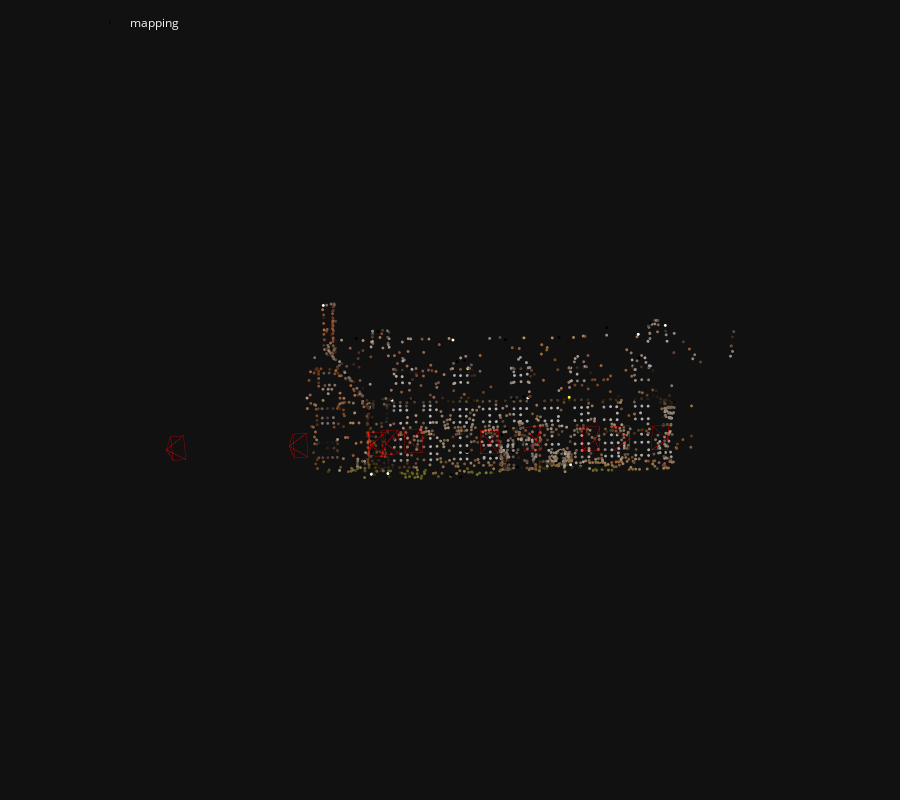

This figure's notebook cell:
### Code cell
from hloc.utils import viz_3d
import numpy as np
fig = viz_3d.init_figure()
viz_3d.plot_reconstruction(fig, model, color='rgba(255,0,0,0.5)', name="mapping", points_rgb=True)
fig.show()

### Figure 1 — Plotly figure (JSON) as saved in the notebook; plotly's stock layout.template omitted (floating-point values rounded to 4 significant figures; data arrays with more than 128 entries replaced by an {"elided": "..."} marker saying what was removed)
{"data": [{"legendgroup": "mapping", "marker": {"color": {"elided": "1625x3 int values"}, "line": {"width": 0}, "size": 1}, "mode": "markers", "name": "mapping", "type": "scatter3d", "x": {"elided": "1625 float values"}, "y": {"elided": "1625 float values"}, "z": {"elided": "1625 float values"}}, {"hovertemplate": "Image(image_id=1, camera_id=1, name=\"7Cam1.png\", triangulated=865/1339)", "legendgroup": "mapping", "line": {"color": "rgba(255,0,0,0.5)", "width": 1}, "mode": "lines", "name": "1", "showlegend": false, "type": "scatter3d", "x": [4.883, 4.566, 4.898, 4.883, 4.898, 4.888, 4.883, 4.888, 4.556, 4.883, 4.556, 4.566], "y": [-0.01219, -0.2731, -0.2718, -0.01219, -0.2718, 0.2199, -0.01219, 0.2199, 0.2187, -0.01219, 0.2187, -0.2731], "z": [0.9386, 1.169, 1.331, 0.9386, 1.331, 1.348, 0.9386, 1.348, 1.186, 0.9386, 1.186, 1.169]}, {"hovertemplate": "Image(image_id=2, camera_id=2, name=\"7Cam10.png\", triangulated=520/1109)", "legendgroup": "mapping", "line": {"color": "rgba(255,0,0,0.5)", "width": 1}, "mode": "lines", "name": "2", "showlegend": false, "type": "scatter3d", "x": [-5.438, -5.348, -5.085, -5.438, -5.085, -5.033, -5.438, -5.033, -5.296, -5.438, -5.296, -5.348], "y": [0.203, -0.04521, -0.07923, 0.203, -0.07923, 0.41, 0.203, 0.41, 0.4441, 0.203, 0.4441, -0.04521], "z": [0.9065, 1.297, 1.04, 0.9065, 1.04, 1.029, 0.9065, 1.029, 1.286, 0.9065, 1.286, 1.297]}, {"hovertemplate": "Image(image_id=3, camera_id=3, name=\"7Cam2.png\", triangulated=988/1104)", "legendgroup": "mapping", "line": {"color": "rgba(255,0,0,0.5)", "width": 1}, "mode": "lines", "name": "3", "showlegend": false, "type": "scatter3d", "x": [2.183, 1.908, 2.265, 2.183, 2.265, 2.286, 2.183, 2.286, 1.928, 2.183, 1.928, 1.908], "y": [-0.03287, -0.2916, -0.3138, -0.03287, -0.3138, 0.1763, -0.03287, 0.1763, 0.1985, -0.03287, 0.1985, -0.2916], "z": [-0.0739, 0.2049, 0.2933, -0.0739, 0.2933, 0.3338, -0.0739, 0.3338, 0.2455, -0.0739, 0.2455, 0.2049]}, {"hovertemplate": "Image(image_id=4, camera_id=4, name=\"7Cam3.png\", triangulated=921/1440)", "legendgroup": "mapping", "line": {"color": "rgba(255,0,0,0.5)", "width": 1}, "mode": "lines", "name": "4", "showlegend": false, "type": "scatter3d", "x": [-1.225, -1.279, -0.9329, -1.225, -0.9329, -0.9238, -1.225, -0.9238, -1.27, -1.225, -1.27, -1.279], "y": [0.1324, -0.1292, -0.1302, 0.1324, -0.1302, 0.3615, 0.1324, 0.3615, 0.3625, 0.1324, 0.3625, -0.1292], "z": [1.165, 1.553, 1.424, 1.165, 1.424, 1.444, 1.165, 1.444, 1.573, 1.165, 1.573, 1.553]}, {"hovertemplate": "Image(image_id=5, camera_id=5, name=\"7Cam4.png\", triangulated=918/1070)", "legendgroup": "mapping", "line": {"color": "rgba(255,0,0,0.5)", "width": 1}, "mode": "lines", "name": "5", "showlegend": false, "type": "scatter3d", "x": [-0.9193, -1.019, -0.6652, -0.9193, -0.6652, -0.6252, -0.9193, -0.6252, -0.9791, -0.9193, -0.9791, -1.019], "y": [0.03051, -0.2175, -0.2439, 0.03051, -0.2439, 0.2465, 0.03051, 0.2465, 0.2729, 0.03051, 0.2729, -0.2175], "z": [-0.131, 0.256, 0.1541, -0.131, 0.1541, 0.1657, -0.131, 0.1657, 0.2676, -0.131, 0.2676, 0.256]}, {"hovertemplate": "Image(image_id=6, camera_id=6, name=\"7Cam5.png\", triangulated=670/817)", "legendgroup": "mapping", "line": {"color": "rgba(255,0,0,0.5)", "width": 1}, "mode": "lines", "name": "6", "showlegend": false, "type": "scatter3d", "x": [-2.909, -2.832, -2.554, -2.909, -2.554, -2.52, -2.909, -2.52, -2.798, -2.909, -2.798, -2.832], "y": [0.09412, -0.1347, -0.1681, 0.09412, -0.1681, 0.3221, 0.09412, 0.3221, 0.3554, 0.09412, 0.3554, -0.1347], "z": [0.1715, 0.5755, 0.3348, 0.1715, 0.3348, 0.3061, 0.1715, 0.3061, 0.5468, 0.1715, 0.5468, 0.5755]}, {"hovertemplate": "Image(image_id=7, camera_id=7, name=\"7Cam6.png\", triangulated=739/864)", "legendgroup": "mapping", "line": {"color": "rgba(255,0,0,0.5)", "width": 1}, "mode": "lines", "name": "7", "showlegend": false, "type": "scatter3d", "x": [4.11, 3.772, 4.092, 4.11, 4.092, 4.093, 4.11, 4.093, 3.773, 4.11, 3.773, 3.772], "y": [-0.1056, -0.3467, -0.3437, -0.1056, -0.3437, 0.1484, -0.1056, 0.1484, 0.1454, -0.1056, 0.1454, -0.3467], "z": [-0.5724, -0.3512, -0.1672, -0.5724, -0.1672, -0.177, -0.5724, -0.177, -0.3609, -0.5724, -0.3609, -0.3512]}, {"hovertemplate": "Image(image_id=8, camera_id=8, name=\"7Cam7.png\", triangulated=984/1236)", "legendgroup": "mapping", "line": {"color": "rgba(255,0,0,0.5)", "width": 1}, "mode": "lines", "name": "8", "showlegend": false, "type": "scatter3d", "x": [3.387, 3.13, 3.489, 3.387, 3.489, 3.481, 3.387, 3.481, 3.121, 3.387, 3.121, 3.13], "y": [-0.02388, -0.2821, -0.2784, -0.02388, -0.2784, 0.2136, -0.02388, 0.2136, 0.2099, -0.02388, 0.2099, -0.2821], "z": [0.3606, 0.6578, 0.7425, 0.3606, 0.7425, 0.7553, 0.3606, 0.7553, 0.6707, 0.3606, 0.6707, 0.6578]}, {"hovertemplate": "Image(image_id=9, camera_id=9, name=\"7Cam8.png\", triangulated=715/843)", "legendgroup": "mapping", "line": {"color": "rgba(255,0,0,0.5)", "width": 1}, "mode": "lines", "name": "9", "showlegend": false, "type": "scatter3d", "x": [-0.4195, -0.5344, -0.1727, -0.4195, -0.1727, -0.1631, -0.4195, -0.1631, -0.5248, -0.4195, -0.5248, -0.5344], "y": [-0.112, -0.3497, -0.3579, -0.112, -0.3579, 0.1341, -0.112, 0.1341, 0.1424, -0.112, 0.1424, -0.3497], "z": [-2.024, -1.635, -1.709, -2.024, -1.709, -1.717, -2.024, -1.717, -1.643, -2.024, -1.643, -1.635]}, {"hovertemplate": "Image(image_id=10, camera_id=10, name=\"7Cam9.png\", triangulated=1029/1263)", "legendgroup": "mapping", "line": {"color": "rgba(255,0,0,0.5)", "width": 1}, "mode": "lines", "name": "10", "showlegend": false, "type": "scatter3d", "x": [1.232, 1.027, 1.395, 1.232, 1.395, 1.398, 1.232, 1.398, 1.029, 1.232, 1.029, 1.027], "y": [0.02952, -0.2093, -0.2106, 0.02952, -0.2106, 0.2815, 0.02952, 0.2815, 0.2828, 0.02952, 0.2828, -0.2093], "z": [0.4244, 0.774, 0.7949, 0.4244, 0.7949, 0.786, 0.4244, 0.786, 0.7651, 0.4244, 0.7651, 0.774]}], "layout": {"height": 800, "legend": {"orientation": "h", "x": 0.1, "xanchor": "left", "y": 0.99, "yanchor": "top"}, "margin": {"b": 0, "l": 0, "pad": 0, "r": 0, "t": 0}, "scene": {"aspectmode": "data", "camera": {"eye": {"x": 0, "y": -0.1, "z": -2}, "projection": {"type": "orthographic"}, "up": {"x": 0, "y": -1, "z": 0}}, "dragmode": "orbit", "xaxis": {"autorange": true, "showbackground": false, "showgrid": false, "showline": false, "showticklabels": true, "visible": false}, "yaxis": {"autorange": true, "showbackground": false, "showgrid": false, "showline": false, "showticklabels": true, "visible": false}, "zaxis": {"autorange": true, "showbackground": false, "showgrid": false, "showline": false, "showticklabels": true, "visible": false}}}}
